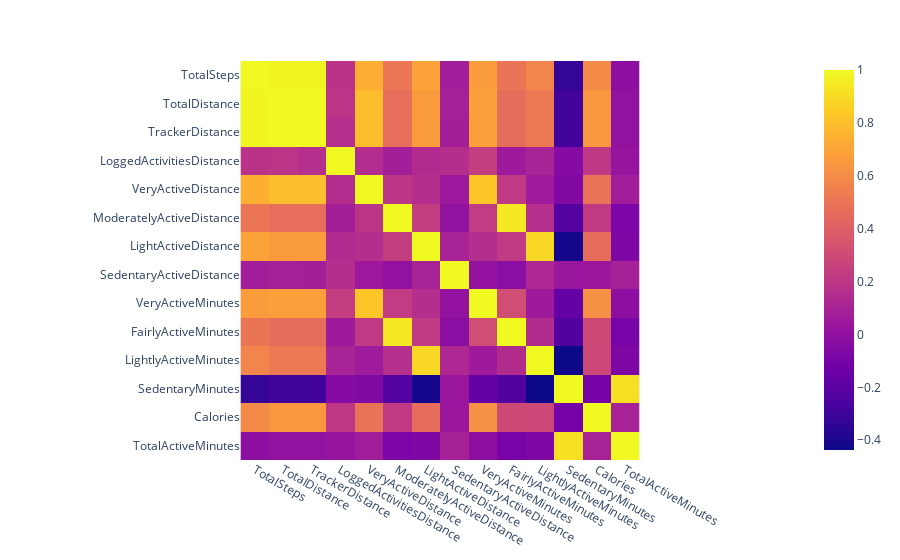

Notebook code cell kept with this figure:
### Code cell
fig = px.imshow(df.iloc[:,1:-2].corr())
fig.show()

### Figure 1 — Plotly figure (JSON) as saved in the notebook; plotly's stock layout.template omitted (floating-point values rounded to 4 significant figures; data arrays with more than 128 entries replaced by an {"elided": "..."} marker saying what was removed)
{"data": [{"coloraxis": "coloraxis", "hovertemplate": "x: %{x}<br>y: %{y}<br>color: %{z}<extra></extra>", "name": "0", "type": "heatmap", "x": ["TotalSteps", "TotalDistance", "TrackerDistance", "LoggedActivitiesDistance", "VeryActiveDistance", "ModeratelyActiveDistance", "LightActiveDistance", "SedentaryActiveDistance", "VeryActiveMinutes", "FairlyActiveMinutes", "LightlyActiveMinutes", "SedentaryMinutes", "Calories", "TotalActiveMinutes"], "xaxis": "x", "y": ["TotalSteps", "TotalDistance", "TrackerDistance", "LoggedActivitiesDistance", "VeryActiveDistance", "ModeratelyActiveDistance", "LightActiveDistance", "SedentaryActiveDistance", "VeryActiveMinutes", "FairlyActiveMinutes", "LightlyActiveMinutes", "SedentaryMinutes", "Calories", "TotalActiveMinutes"], "yaxis": "y", "z": {"elided": "14x14 float values"}}], "layout": {"coloraxis": {"colorscale": [[0.0, "#0d0887"], [0.1111, "#46039f"], [0.2222, "#7201a8"], [0.3333, "#9c179e"], [0.4444, "#bd3786"], [0.5556, "#d8576b"], [0.6667, "#ed7953"], [0.7778, "#fb9f3a"], [0.8889, "#fdca26"], [1.0, "#f0f921"]]}, "margin": {"t": 60}, "xaxis": {"anchor": "y", "constrain": "domain", "domain": [0.0, 1.0], "scaleanchor": "y"}, "yaxis": {"anchor": "x", "autorange": "reversed", "constrain": "domain", "domain": [0.0, 1.0]}}}
